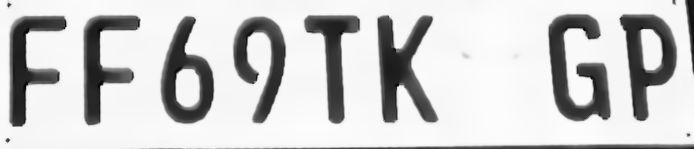
#> input picture cache/2018-08-07/2018-08-07-22_36_41.jpg, 694 x 149 px
$ python -i imageprocessing.py   (imports and definitions only)   (older library calls are emulated)
#> lines starting #> are read from the running program, lines starting #| are printed output that depends on the picture; after the words box and inside, x2 and y2 are one past the last pixel; in counts of white or black regions, pixels touching at a corner belong together
import cv2, imutils, math
import datetime, pathlib
import numpy as np
import logging

from skimage.measure import compare_ssim
from cvShapeHandler.gpuhandler import GPUHandler
from cvShapeHandler.imagedisplay import ImageDisplay


class ImagePreProcessing:

    def __init__(self):
        pass
        # cv2.ocl.setUseOpenCL(False)

    # [126 lines left out: functions deskew, rotate_image, sub_image, crop_minAreaRect, auto_crop, crop and 1 more, not called in this run]

    @staticmethod
    def erode(img):
        kernel = cv2.getStructuringElement(cv2.MORPH_ELLIPSE, (5, 5))
        erosion = cv2.erode(img, kernel, iterations=1)
        return erosion

    # [17 lines left out: functions morph, equaHist, not called in this run]

    @staticmethod
    def binary(img, thresh=127):
        ret, img_bin = cv2.threshold(img, thresh, 255, 0)
        return img_bin

    # [5 lines left out: function otsu_binary, not called in this run]

    @staticmethod
    def dilate(img):
        kernel = np.ones((5, 5), np.uint8)
        dilate = cv2.dilate(img, kernel, iterations=1)
        return dilate

    @staticmethod
    def togray(img):
        img_gray = cv2.cvtColor(img, cv2.COLOR_BGR2GRAY)
        return img_gray

    @staticmethod
    def get_histogram(img):
        return cv2.calcHist([img], [0], None, [256], [0, 256])

    @staticmethod
    def adaptiveBinnary(img):
        t = cv2.adaptiveThreshold(img, 255, cv2.ADAPTIVE_THRESH_GAUSSIAN_C, cv2.THRESH_BINARY_INV, 11, 2)
        return t

    # [17 lines left out: functions tocanny, denoise, blur, not called in this run]

    @staticmethod
    def resize(img, newwidth):
        resized = imutils.resize(img, width=newwidth)
        return resized

    # [57 lines left out: functions cv_resize_compress, create_img, convert_img2bytes, save, not called in this run]

    @staticmethod
    def rgb2bgr(img):
        return cv2.cvtColor(img, cv2.COLOR_RGB2BGR)

    # [4 lines left out: function bgr2rgb, not called in this run]

    @staticmethod
    def init_UMAT(img):
        return cv2.UMat(img.copy())

    @staticmethod
    def inverse(image):
        return cv2.bitwise_not(image)

    # [40 lines left out: functions process_for_shape_detection, process_for_shape_detection_bright_backlight, not called in this run]

    @staticmethod
    def process_for_shape_detection_old(image):
        img = image.copy()
        img_resize = ImagePreProcessing.resize(img, 1080)
        img_gray = ImagePreProcessing.togray(img_resize)
        img_thresh = ImagePreProcessing.binary(img_gray, 240)

        # Convert all white pixels to black
        img_gray[img_thresh == 255] = 0

        # Remove noise
        img_erosion = ImagePreProcessing.erode(img_gray)
        img_dilate = ImagePreProcessing.dilate(img_erosion)
        img_thresh = ImagePreProcessing.adaptiveBinnary(img_dilate)

        result = ImagePreProcessing.resize(img_thresh, image.shape[1])
        return result

    # [22 lines left out: functions process_shape_new, process_change, not called in this run]

>>> import cv2
>>> picture = cv2.imread('../cache/2018-08-07/2018-08-07-22_36_41.jpg')
#> picture is the input picture: shape (149, 694, 3); min 0, max 255, mean 202.3
>>> result = ImagePreProcessing().process_for_shape_detection_old(picture)
#> in binary, `ret, img_bin = cv2.threshold(img, thresh, 255, 0)`:
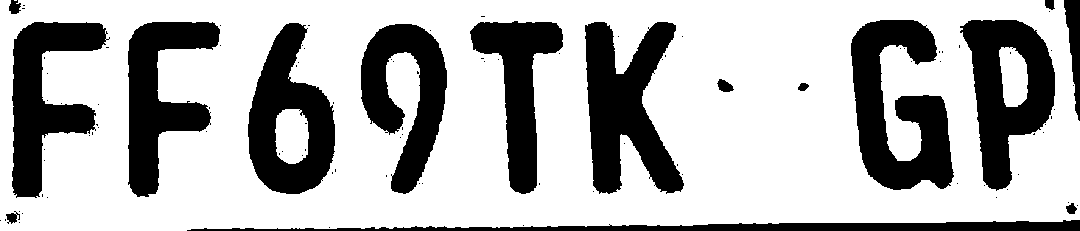
#> img_bin: shape (231, 1080); 70.3% white; 103 black regions (87 under 20 px), largest, box (x1, y1, x2, y2) and area: (851, 20, 954, 190) 10061, (585, 22, 684, 194) 9752, (960, 20, 1055, 191) 8618
#> in binary, `ret, img_bin = cv2.threshold(img, thresh, 255, 0)`: ret = 240
#> in process_for_shape_detection_old, `img_gray[img_thresh == 255] = 0`:
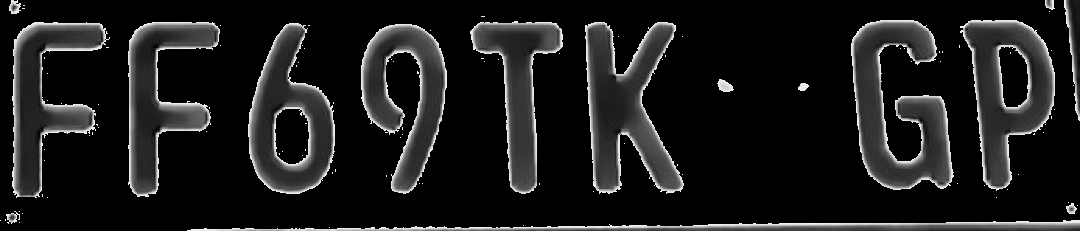
#> img_gray: shape (231, 1080); min 0, max 240, mean 27.8
#> in erode, `erosion = cv2.erode(img, kernel, iterations=1)`:
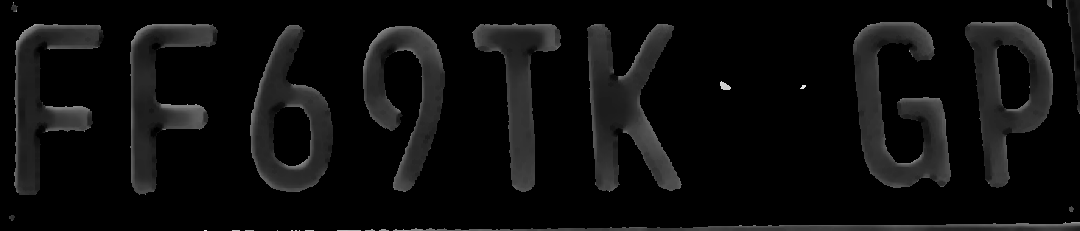
#> erosion: shape (231, 1080); min 0, max 232, mean 13
#> in dilate, `dilate = cv2.dilate(img, kernel, iterations=1)`:
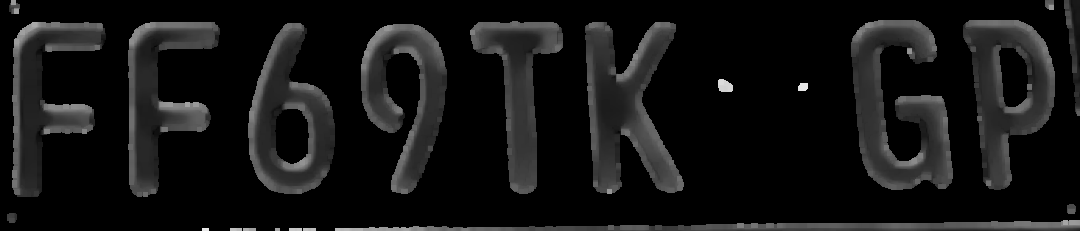
#> dilate: shape (231, 1080); min 0, max 232, mean 20.2
#> in adaptiveBinnary, `t = cv2.adaptiveThreshold(img, 255, cv2.ADAPTIVE_THRESH_GAUSSIAN_C, cv..`:
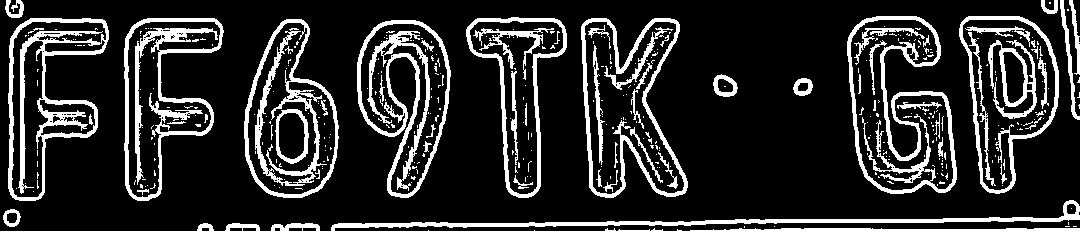
#> t: shape (231, 1080); 16.8% white; 403 white regions (335 under 20 px), largest, box (x1, y1, x2, y2) and area: (8, 18, 109, 201) 4280, (124, 18, 224, 201) 4108, (847, 16, 957, 194) 4021
#> call 2 of resize, with newwidth = 694
#> in resize (call 2), `resized = imutils.resize(img, width=newwidth)`:
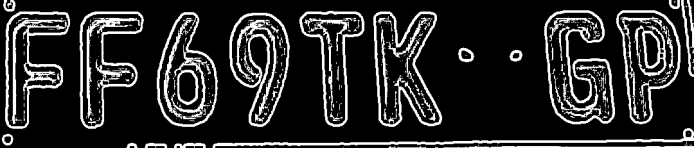
#> resized: shape (148, 694); min 0, max 255, mean 42.8

$ run again, on cache/2018-08-07/2018-08-07-22_36_43.jpg
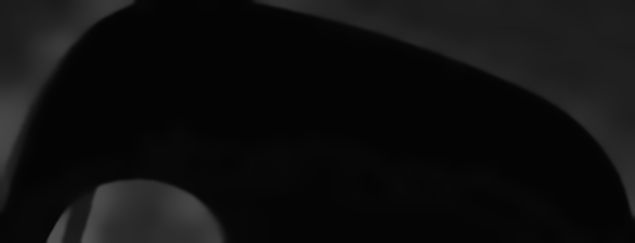
#> input picture cache/2018-08-07/2018-08-07-22_36_43.jpg, 635 x 243 px
#> picture is the input picture: shape (243, 635, 3); min 1, max 83, mean 14.4
#> img_bin: shape (413, 1080); every value is 0
#> ret = 240
#> in adaptiveBinnary, `t = cv2.adaptiveThreshold(img, 255, cv2.ADAPTIVE_THRESH_GAUSSIAN_C, cv..`:
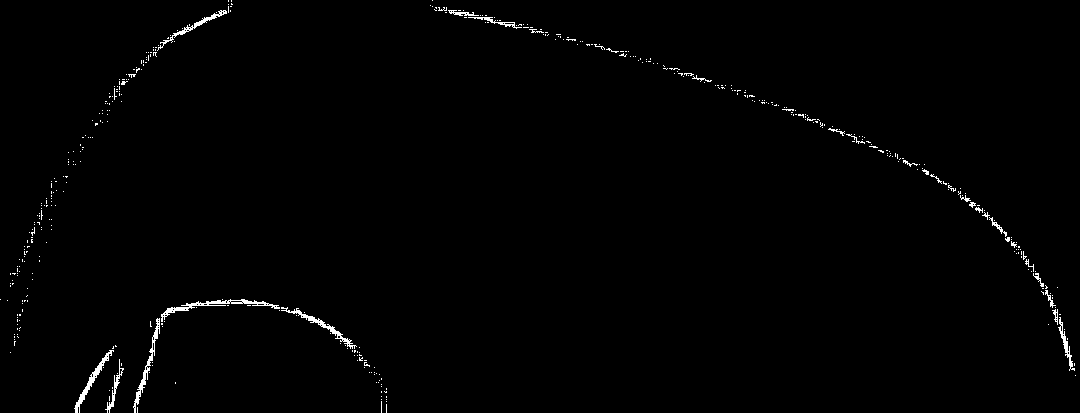
#> t: shape (413, 1080); 0.91% white in thin lines or dots
#> resized: shape (242, 635)
